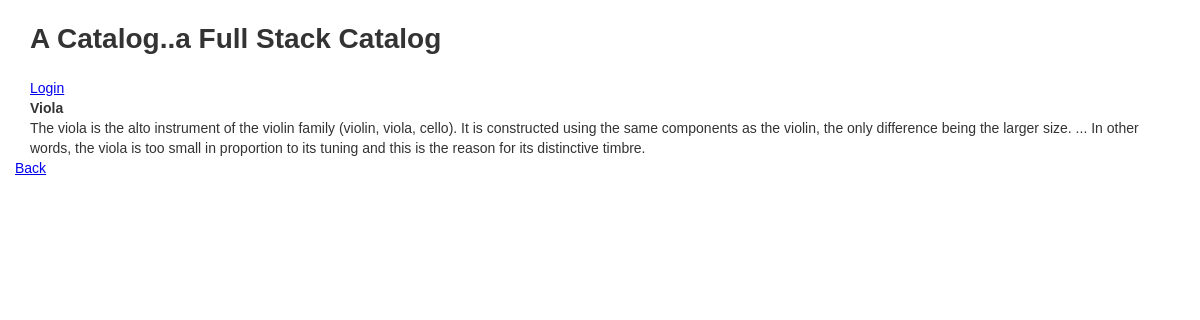
The app's page /itemcatalog/1/items/2/ with its own data.
### database_setup.py (models this page shows, shortened)
class CategoryItem(Base):
    __tablename__ = 'category_item'
    name = Column(String(80), nullable=False)
    description = Column(String(250))
    id = Column(Integer, primary_key=True)
    category_id = Column(Integer, ForeignKey('category.id'))
    category = relationship(Category)
    user_id = Column(Integer, ForeignKey('user.id'))
    user = relationship(User)

### app.py (the view)
@app.route('/itemcatalog/<int:catalog_id>/items/<int:item_id>/')
def itemDescription(catalog_id, item_id):
    categoryItem = session.query(CategoryItem).filter_by(id=item_id).first()
    item_owner = getUserInfo(categoryItem.user_id)
    return render_template('itemDescription.html', categoryItem=categoryItem, item_owner=item_owner)

### app.py (called while the page is built)
def getUserInfo(user_id):
    user = session.query(User).filter_by(id=user_id).one()
    return user

### templates/itemDescription.html (shortened to what this page needs)
{% extends "base.html" %} {% block content %}
<div class="col-md-12 col-sm-12 col-xs-12">
    <h2>{{categoryItem.name}}</h2>
</div>
<div class="col-md-12 col-sm-12 col-xs-12">
    {{categoryItem.description}}
</div>
<div>
    <a href="{{url_for('categoryItems', catalog_id=categoryItem.category_id)}}">Back</a>
</div>
 {% endblock %}

### records on screen
CategoryItem: name "Viola", description "The viola is the alto instrument of the violin family (violin, viola, cello). It is constructed using the same components as the violin, the only difference being the larger size. ... In other words, the viola is too small in proportion to its tuning and this is the reason for its distinctive timbre."
